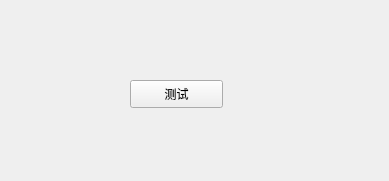
<?xml version="1.0" encoding="UTF-8"?>
<ui version="4.0">
 <class>Widget</class>
 <widget class="QWidget" name="Widget">
  <property name="geometry">
   <rect>
    <x>0</x>
    <y>0</y>
    <width>389</width>
    <height>181</height>
   </rect>
  </property>
  <property name="windowTitle">
   <string>Widget</string>
  </property>
  <widget class="QPushButton" name="pushButton">
   <property name="geometry">
    <rect>
     <x>130</x>
     <y>80</y>
     <width>93</width>
     <height>28</height>
    </rect>
   </property>
   <property name="text">
    <string>测试</string>
   </property>
  </widget>
 </widget>
 <resources/>
 <connections/>
</ui>
